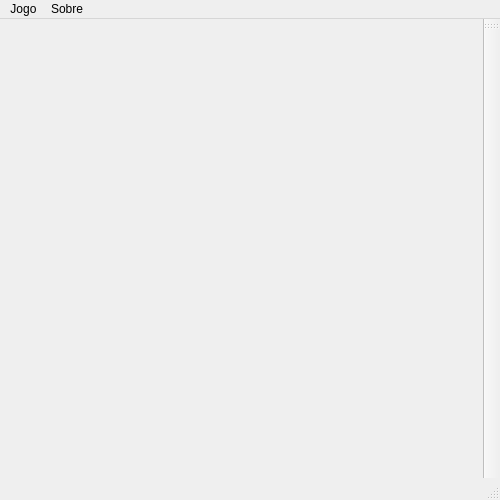
<?xml version="1.0" encoding="UTF-8"?>
<ui version="4.0">
 <class>Pursuit</class>
 <widget class="QMainWindow" name="Pursuit">
  <property name="geometry">
   <rect>
    <x>0</x>
    <y>0</y>
    <width>500</width>
    <height>500</height>
   </rect>
  </property>
  <property name="minimumSize">
   <size>
    <width>500</width>
    <height>500</height>
   </size>
  </property>
  <property name="maximumSize">
   <size>
    <width>500</width>
    <height>500</height>
   </size>
  </property>
  <property name="windowTitle">
   <string>Pursuit</string>
  </property>
  <widget class="QWidget" name="centralwidget">
   <property name="minimumSize">
    <size>
     <width>400</width>
     <height>400</height>
    </size>
   </property>
   <property name="maximumSize">
    <size>
     <width>400</width>
     <height>400</height>
    </size>
   </property>
   <property name="styleSheet">
    <string notr="true">#centralwidget{
	background: url(':/grid');
}</string>
   </property>
   <widget class="pursuitBalls" name="slot54">
    <property name="geometry">
     <rect>
      <x>170</x>
      <y>270</y>
      <width>50</width>
      <height>50</height>
     </rect>
    </property>
    <property name="minimumSize">
     <size>
      <width>50</width>
      <height>50</height>
     </size>
    </property>
    <property name="maximumSize">
     <size>
      <width>50</width>
      <height>50</height>
     </size>
    </property>
    <property name="styleSheet">
     <string notr="true">QPushButton{
	border:none;
	outline:none;
}</string>
    </property>
    <property name="text">
     <string/>
    </property>
    <property name="iconSize">
     <size>
      <width>45</width>
      <height>45</height>
     </size>
    </property>
    <property name="flat">
     <bool>true</bool>
    </property>
    <property name="row" stdset="0">
     <number>5</number>
    </property>
    <property name="col" stdset="0">
     <number>4</number>
    </property>
   </widget>
   <widget class="QWidget" name="">
    <property name="geometry">
     <rect>
      <x>20</x>
      <y>20</y>
      <width>108</width>
      <height>52</height>
     </rect>
    </property>
    <layout class="QHBoxLayout" name="horizontalLayout">
     <item>
      <widget class="pursuitBalls" name="slot00">
       <property name="minimumSize">
        <size>
         <width>50</width>
         <height>50</height>
        </size>
       </property>
       <property name="maximumSize">
        <size>
         <width>50</width>
         <height>50</height>
        </size>
       </property>
       <property name="styleSheet">
        <string notr="true">QPushButton{
	border:none;
	outline:none;
}</string>
       </property>
       <property name="text">
        <string/>
       </property>
       <property name="iconSize">
        <size>
         <width>45</width>
         <height>45</height>
        </size>
       </property>
       <property name="flat">
        <bool>true</bool>
       </property>
       <property name="row" stdset="0">
        <number>0</number>
       </property>
       <property name="col" stdset="0">
        <number>0</number>
       </property>
      </widget>
     </item>
     <item>
      <widget class="pursuitBalls" name="slot01">
       <property name="minimumSize">
        <size>
         <width>50</width>
         <height>50</height>
        </size>
       </property>
       <property name="maximumSize">
        <size>
         <width>50</width>
         <height>50</height>
        </size>
       </property>
       <property name="styleSheet">
        <string notr="true">QPushButton{
	border:none;
	outline:none;
}</string>
       </property>
       <property name="text">
        <string/>
       </property>
       <property name="iconSize">
        <size>
         <width>45</width>
         <height>45</height>
        </size>
       </property>
       <property name="flat">
        <bool>true</bool>
       </property>
       <property name="row" stdset="0">
        <number>0</number>
       </property>
       <property name="col" stdset="0">
        <number>1</number>
       </property>
      </widget>
     </item>
    </layout>
   </widget>
  </widget>
  <widget class="QMenuBar" name="menubar">
   <property name="geometry">
    <rect>
     <x>0</x>
     <y>0</y>
     <width>500</width>
     <height>20</height>
    </rect>
   </property>
   <widget class="QMenu" name="menuJogo">
    <property name="title">
     <string>Jogo</string>
    </property>
    <addaction name="actionNobo"/>
    <addaction name="actionSai"/>
   </widget>
   <widget class="QMenu" name="menuSobre">
    <property name="title">
     <string>Sobre</string>
    </property>
    <addaction name="actionAjuda"/>
   </widget>
   <addaction name="menuJogo"/>
   <addaction name="menuSobre"/>
  </widget>
  <widget class="QStatusBar" name="statusBar"/>
  <widget class="QToolBar" name="toolBar">
   <property name="windowTitle">
    <string>toolBar</string>
   </property>
   <attribute name="toolBarArea">
    <enum>RightToolBarArea</enum>
   </attribute>
   <attribute name="toolBarBreak">
    <bool>false</bool>
   </attribute>
  </widget>
  <action name="actionNobo">
   <property name="text">
    <string>Novo</string>
   </property>
  </action>
  <action name="actionSai">
   <property name="text">
    <string>Sair</string>
   </property>
  </action>
  <action name="actionAjuda">
   <property name="text">
    <string>Ajuda</string>
   </property>
  </action>
 </widget>
 <customwidgets>
  <customwidget>
   <class>pursuitBalls</class>
   <extends>QPushButton</extends>
   <header location="global">pursuitballs.h</header>
  </customwidget>
 </customwidgets>
 <resources/>
 <connections/>
</ui>
